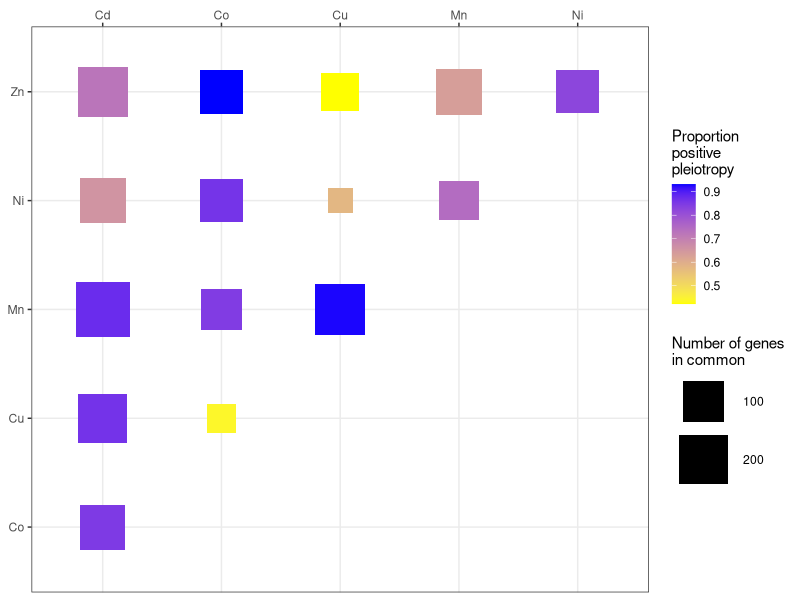
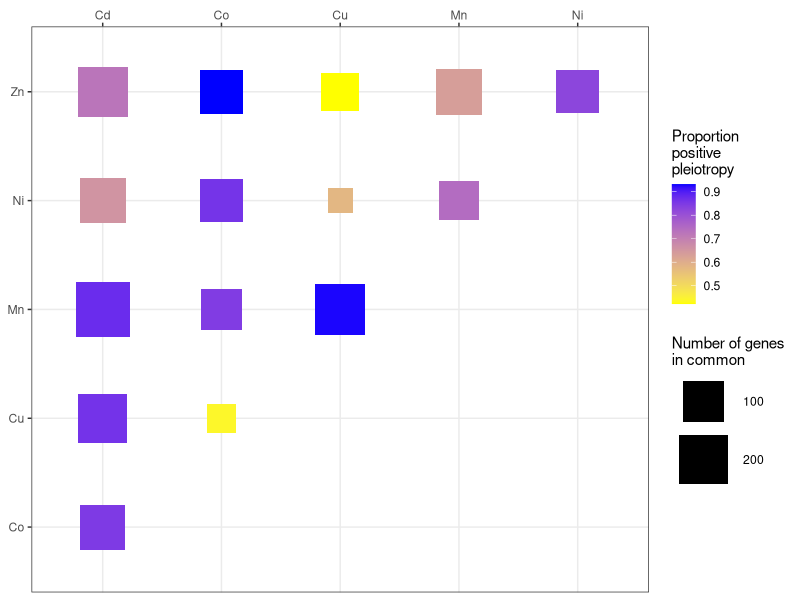

Source code (R) for these figures, in order:
## ---- chunk 1
library(tidyverse)
library(stringr)
library(VennDiagram)
library(gtools)
library(data.table)
library(viridis)
library(formattable)
## ---- chunk 2
x = getwd()
setwd(x)

genes <- read.csv("metal_resistance_annotations.csv") #This file is from Aug 24, 2021 https://www.yeastgenome.org/observable/APO:0000090
## ---- chunk 3
genes3 <- genes %>% 
  mutate(Metal = case_when(grepl("copper", Chemical, ignore.case = TRUE) ~"copper",
                            grepl("cadmi", Chemical, ignore.case = TRUE) ~"cadmium",
                            grepl("nickel", Chemical, ignore.case = TRUE) ~"nickel",
                            grepl("zinc", Chemical, ignore.case = TRUE) ~"zinc",
                            grepl("arsen", Chemical, ignore.case = TRUE) ~"arsenic",
                            grepl("gold", Chemical, ignore.case = TRUE) ~"gold",
                            grepl("manga", Chemical, ignore.case = TRUE) ~"manganese",
                            grepl("merc", Chemical, ignore.case = TRUE) ~"mercury",
                            grepl("coba", Chemical, ignore.case = TRUE) ~"cobalt",
                            grepl("alumi", Chemical, ignore.case = TRUE) ~"aluminum",
                            grepl("iron", Chemical, ignore.case = TRUE) ~"iron",
                            grepl("selen", Chemical, ignore.case = TRUE) ~"calcium",
                            grepl("tin", Chemical, ignore.case = TRUE) ~"tin",
                            grepl("chrom", Chemical, ignore.case = TRUE) ~"chromium",
                            grepl("lead", Chemical, ignore.case = TRUE) ~"lead"
                            )) %>% 
  na.omit() %>% 
  distinct() %>% 
  filter(Metal == "cadmium" | 
         Metal == "cobalt" |
         Metal == "copper" | 
         Metal == "manganese" | 
         Metal == "nickel" |
         Metal == "zinc") %>% 
  select(Gene, Phenotype, Mutant.Information, Metal, Chemical)
## ---- chunk 4
synergism <- genes3 %>% 
  mutate(activity.sign = case_when(grepl("null", Mutant.Information, ignore.case = TRUE) ~"-",
                                   grepl("overexp", Mutant.Information, ignore.case = TRUE) ~"+")) %>%
  mutate(resist.sign = case_when(grepl("increa", Phenotype, ignore.case = TRUE) ~"+",
                                   grepl("decrea", Phenotype, ignore.case = TRUE) ~"-")) %>%
  mutate(product.sign = ifelse(activity.sign == resist.sign, "+",
                        ifelse(activity.sign != resist.sign, "-", NA)))
## ---- chunk 5
cadmium_syn <- synergism %>% 
  filter(Metal=="cadmium")
cobalt_syn <- synergism %>% 
  filter(Metal=="cobalt")
copper_syn <- synergism %>% 
  filter(Metal=="copper")
manganese_syn <- synergism %>% 
  filter(Metal=="manganese")
nickel_syn <- synergism %>% 
  filter(Metal=="nickel")
zinc_syn <- synergism %>% 
  filter(Metal=="zinc")
## ---- chunk 6
CdCo <- merge(cadmium_syn,cobalt_syn,by="Gene") %>% 
  select(Gene, Metal.x, Metal.y, product.sign.x, product.sign.y) %>% 
  distinct() %>% 
  na.omit() %>% 
  mutate(pos.pleio = case_when(product.sign.x==product.sign.y ~ 1,
                               product.sign.x!=product.sign.y ~ 0))
sum(CdCo$pos.pleio)/nrow(CdCo)
nrow(CdCo)
## ---- chunk 7
CdCu <- merge(cadmium_syn,copper_syn,by="Gene") %>% 
  select(Gene, Metal.x, Metal.y, product.sign.x, product.sign.y) %>% 
  distinct() %>%  
  na.omit() %>% 
  mutate(pos.pleio = case_when(product.sign.x==product.sign.y ~ 1,
                               product.sign.x!=product.sign.y ~ 0))
sum(CdCu$pos.pleio)/nrow(CdCu)
nrow(CdCu)
## ---- chunk 8
CdMn <- merge(cadmium_syn,manganese_syn,by="Gene") %>% 
  select(Gene, Metal.x, Metal.y, product.sign.x, product.sign.y) %>% 
  distinct() %>%  
  na.omit() %>% 
  mutate(pos.pleio = case_when(product.sign.x==product.sign.y ~ 1,
                               product.sign.x!=product.sign.y ~ 0))
sum(CdMn$pos.pleio)/nrow(CdMn)
nrow(CdMn)
## ---- chunk 9
CdNi <- merge(cadmium_syn,nickel_syn,by="Gene") %>% 
  select(Gene, Metal.x, Metal.y, product.sign.x, product.sign.y) %>% 
  distinct() %>%  
  na.omit() %>% 
  mutate(pos.pleio = case_when(product.sign.x==product.sign.y ~ 1,
                               product.sign.x!=product.sign.y ~ 0))
sum(CdNi$pos.pleio)/nrow(CdNi)
nrow(CdNi)
## ---- chunk 10
CdZn <- merge(cadmium_syn,zinc_syn,by="Gene") %>% 
  select(Gene, Metal.x, Metal.y, product.sign.x, product.sign.y) %>% 
  distinct() %>%  
  na.omit() %>% 
  mutate(pos.pleio = case_when(product.sign.x==product.sign.y ~ 1,
                               product.sign.x!=product.sign.y ~ 0))
sum(CdZn$pos.pleio)/nrow(CdZn)
nrow(CdZn)
## ---- chunk 11
CoCu <- merge(cobalt_syn,copper_syn,by="Gene") %>% 
  select(Gene, Metal.x, Metal.y, product.sign.x, product.sign.y) %>% 
  distinct() %>%  
  na.omit() %>% 
  mutate(pos.pleio = case_when(product.sign.x==product.sign.y ~ 1,
                               product.sign.x!=product.sign.y ~ 0))
sum(CoCu$pos.pleio)/nrow(CoCu)
nrow(CoCu)
## ---- chunk 12
CoMn <- merge(cobalt_syn,manganese_syn,by="Gene") %>% 
  select(Gene, Metal.x, Metal.y, product.sign.x, product.sign.y) %>% 
  distinct() %>%  
  na.omit() %>% 
  mutate(pos.pleio = case_when(product.sign.x==product.sign.y ~ 1,
                               product.sign.x!=product.sign.y ~ 0))
sum(CoMn$pos.pleio)/nrow(CoMn)
nrow(CoMn)
## ---- chunk 13
CoNi <- merge(cobalt_syn,nickel_syn,by="Gene") %>% 
  select(Gene, Metal.x, Metal.y, product.sign.x, product.sign.y) %>% 
  distinct() %>%  
  na.omit() %>% 
  mutate(pos.pleio = case_when(product.sign.x==product.sign.y ~ 1,
                               product.sign.x!=product.sign.y ~ 0))
sum(CoNi$pos.pleio)/nrow(CoNi)
nrow(CoNi)
## ---- chunk 14
CoZn <- merge(cobalt_syn,zinc_syn,by="Gene") %>% 
  select(Gene, Metal.x, Metal.y, product.sign.x, product.sign.y) %>% 
  distinct() %>%  
  na.omit() %>% 
  mutate(pos.pleio = case_when(product.sign.x==product.sign.y ~ 1,
                               product.sign.x!=product.sign.y ~ 0))
sum(CoZn$pos.pleio)/nrow(CoZn)
nrow(CoZn)
## ---- chunk 15
CuMn <- merge(copper_syn,manganese_syn,by="Gene") %>% 
  select(Gene, Metal.x, Metal.y, product.sign.x, product.sign.y) %>% 
  distinct() %>%  
  na.omit() %>% 
  mutate(pos.pleio = case_when(product.sign.x==product.sign.y ~ 1,
                               product.sign.x!=product.sign.y ~ 0))
sum(CuMn$pos.pleio)/nrow(CuMn)
nrow(CuMn)
## ---- chunk 16
CuNi <- merge(copper_syn,nickel_syn,by="Gene") %>% 
  select(Gene, Metal.x, Metal.y, product.sign.x, product.sign.y) %>% 
  distinct() %>%  
  na.omit() %>% 
  mutate(pos.pleio = case_when(product.sign.x==product.sign.y ~ 1,
                               product.sign.x!=product.sign.y ~ 0))
sum(CuNi$pos.pleio)/nrow(CuNi)
nrow(CuNi)
## ---- chunk 17
CuZn <- merge(copper_syn,zinc_syn,by="Gene") %>% 
  select(Gene, Metal.x, Metal.y, product.sign.x, product.sign.y) %>% 
  distinct() %>%  
  na.omit() %>% 
  mutate(pos.pleio = case_when(product.sign.x==product.sign.y ~ 1,
                               product.sign.x!=product.sign.y ~ 0))
sum(CuZn$pos.pleio)/nrow(CuZn)
nrow(CuZn)
## ---- chunk 18
MnNi <- merge(manganese_syn,nickel_syn,by="Gene") %>% 
  select(Gene, Metal.x, Metal.y, product.sign.x, product.sign.y) %>% 
  distinct() %>%  
  na.omit() %>% 
  mutate(pos.pleio = case_when(product.sign.x==product.sign.y ~ 1,
                               product.sign.x!=product.sign.y ~ 0))
sum(MnNi$pos.pleio)/nrow(MnNi)
nrow(MnNi)
## ---- chunk 19
MnZn <- merge(manganese_syn,zinc_syn,by="Gene") %>% 
  select(Gene, Metal.x, Metal.y, product.sign.x, product.sign.y) %>% 
  distinct() %>%  
  na.omit() %>% 
  mutate(pos.pleio = case_when(product.sign.x==product.sign.y ~ 1,
                               product.sign.x!=product.sign.y ~ 0))
sum(MnZn$pos.pleio)/nrow(MnZn)
nrow(MnZn)
## ---- chunk 20
NiZn <- merge(nickel_syn,zinc_syn,by="Gene") %>% 
  select(Gene, Metal.x, Metal.y, product.sign.x, product.sign.y) %>% 
  distinct() %>%  
  na.omit() %>% 
  mutate(pos.pleio = case_when(product.sign.x==product.sign.y ~ 1,
                               product.sign.x!=product.sign.y ~ 0))
sum(NiZn$pos.pleio)/nrow(NiZn)
nrow(NiZn)
## ---- chunk 21
combo <- c("CdCo","CdCu","CdMn","CdNi","CdZn","CoCu","CoMn","CoNi","CoZn","CuMn","CuNi","CuZn","MnNi","MnZn","NiZn")
met1 <- c("Cd","Cd","Cd","Cd","Cd","Co","Co","Co","Co","Cu","Cu","Cu","Mn","Mn","Ni")
met2 <- c("Co","Cu","Mn","Ni","Zn","Cu","Mn","Ni","Zn","Mn","Ni","Zn","Ni","Zn","Zn")
prop.syn <- c(0.8482759,0.8627451,0.8754325,0.6558442,0.7239819,0.44,0.8446602,0.8615385,0.9318182,0.9276018,0.5789474,0.4225352,0.744186,0.6329114,0.8253968)
no.genes <- c(145,204,289,154,221,25,103,130,132,221,19,71,86,158,126)

prop_pleio <- data.frame(combo, met1, met2, prop.syn, no.genes)
## ---- chunk 22
prop_pleio %>% 
  ggplot(aes(x=met1,y=met2,color=prop.syn)) + 
    geom_point(aes(size = no.genes), shape=15) +
    scale_color_gradient(low = "yellow", high = "blue",
    name="Proportion\npositive\npleiotropy") +
    scale_x_discrete(position = "top") + 
    theme_bw() +
    theme(axis.title.x=element_blank(), axis.title.y=element_blank()) +
    scale_size(range=c(8,18), name="Number of genes\nin common")
ggsave("SGD_predictions.jpeg", width=7, height=5, units = "in", dpi=900)
